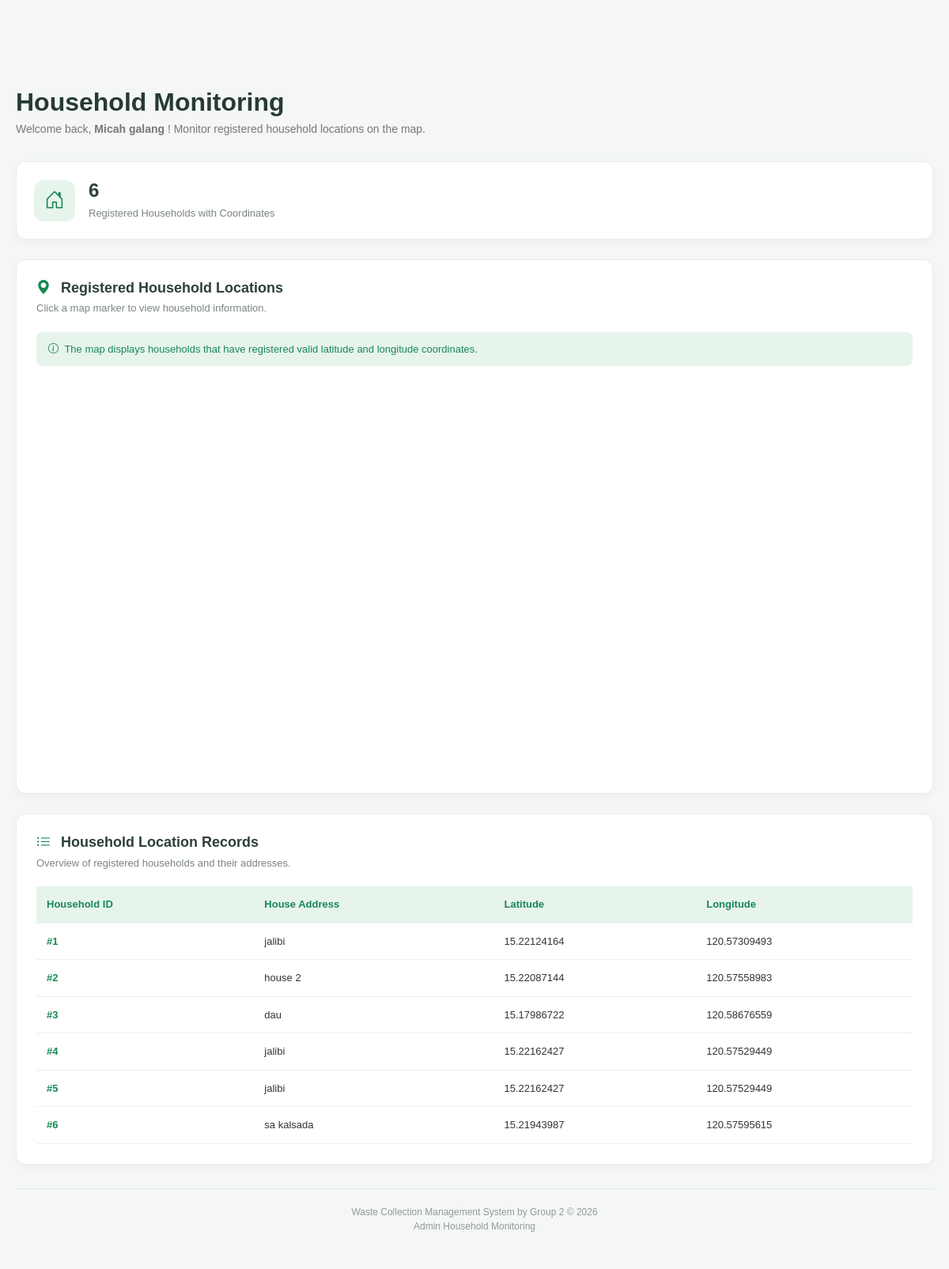
The page /wastesystem_/admin/households.php (signed in) on the database its author committed.
### tables this page shows
CREATE TABLE `households` (
  `id` int(11) NOT NULL,
  `user_id` int(11) NOT NULL,
  `house_address` varchar(255) NOT NULL,
  `latitude` decimal(10,8) DEFAULT NULL,
  `longitude` decimal(11,8) DEFAULT NULL,
  `created_at` timestamp NOT NULL DEFAULT current_timestamp(),
  `group_id` int(11) DEFAULT NULL
);

### wastesystem_/admin/households.php (the view, shortened to what this page needs)
<?php
require_once __DIR__ . "/../config/db_system.php";
try {
    $sql = "
        SELECT id, house_address, latitude, longitude
        FROM households
        WHERE latitude IS NOT NULL
        AND longitude IS NOT NULL
        ORDER BY id ASC
    ";
    $stmt = $pdo->query($sql);
    $households = $stmt->fetchAll(PDO::FETCH_ASSOC);
} catch (PDOException $e) {
    die("Database error: " . htmlspecialchars($e->getMessage()));
}
?>
<!DOCTYPE html>
<html lang="en">
<head>
    <link href="../assets/vendor/bootstrap/css/bootstrap.min.css" rel="stylesheet">
    <link rel="stylesheet"
        href="https://cdn.jsdelivr.net/npm/bootstrap-icons@1.11.3/font/bootstrap-icons.min.css">
</head>
<body>
    <main class="main-container">
        <div class="page-header">
            <h2>Household Monitoring</h2>
            <p>
                Welcome back,
                <strong>
                    <?php echo htmlspecialchars($_SESSION['full_name'] ?? 'Admin'); ?>
                </strong>!
                Monitor registered household locations on the map.
            </p>
        </div>
        <div class="summary-card">
            <div class="summary-icon">
                <i class="bi bi-house-door"></i>
            </div>
            <div>
                <h3><?php echo count($households); ?></h3>
                <p>Registered Households with Coordinates</p>
            </div>
        </div>
        <section class="content-card">
            <div class="card-heading">
                <div>
                    <h5>
                        <i class="bi bi-geo-alt-fill me-2"
                            style="color:#198754;"></i>
                        Registered Household Locations
                    </h5>
                    <p>
                        Click a map marker to view household information.
                    </p>
                </div>
            </div>
            <div class="map-note">
                <i class="bi bi-info-circle me-1"></i>
                The map displays households that have registered valid
                latitude and longitude coordinates.
            </div>
            <div id="map"></div>
        </section>
        <section class="content-card">
            <div class="card-heading">
                <div>
                    <h5>
                        <i class="bi bi-list-ul me-2"
                            style="color:#198754;"></i>
                        Household Location Records
                    </h5>
                    <p>
                        Overview of registered households and their addresses.
                    </p>
                </div>
            </div>
            <div class="table-wrapper">
                <table>
                    <thead>
                        <tr>
                            <th>Household ID</th>
                            <th>House Address</th>
                            <th>Latitude</th>
                            <th>Longitude</th>
                        </tr>
                    </thead>
                    <tbody>
                        <?php if (count($households) > 0): ?>
                            <?php foreach ($households as $house): ?>
                                <tr>
                                    <td class="household-id">
                                        #<?php echo htmlspecialchars($house['id']); ?>
                                    </td>
                                    <td>
                                        <?php echo htmlspecialchars($house['house_address']); ?>
                                    </td>
                                    <td>
                                        <?php echo htmlspecialchars($house['latitude']); ?>
                                    </td>
                                    <td>
                                        <?php echo htmlspecialchars($house['longitude']); ?>
                                    </td>
                                </tr>
                            <?php endforeach; ?>
                        <?php endif; ?>
                    </tbody>
                </table>
            </div>
        </section>
        <div class="dashboard-footer">
            Waste Collection Management System by Group 2
            &copy; <?php echo date("Y"); ?>
            <br>
            Admin Household Monitoring
        </div>
    </main>
</body>
</html>

### wastesystem_/admin/households.php (style rules this page uses)
body { background-color: #f4f7f6; font-family: Arial, sans-serif; color: #333; padding-top: 85px; }
.main-container { max-width: 1250px; margin: auto; padding: 25px 20px; }
.page-header { margin-bottom: 30px; }
.page-header h2 { font-weight: 700; color: #263b32; margin-bottom: 5px; }
.page-header p { color: #777; font-size: 14px; margin-bottom: 0; }
.summary-card { background: white; border: 1px solid #e8eeea; border-radius: 12px; padding: 22px; box-shadow: 0 3px 12px rgba(0, 0, 0, 0.04); display: flex; align-items: center; gap: 17px; margin-bottom: 25px; }
.summary-icon { width: 52px; height: 52px; background-color: #e6f4ec; color: #198754; border-radius: 12px; display: flex; align-items: center; justify-content: center; font-size: 25px; }
.summary-card h3 { font-size: 24px; font-weight: 700; color: #2d4036; margin-bottom: 4px; }
.summary-card p { color: #7a8580; font-size: 13px; margin-bottom: 0; }
.content-card { background: white; border: 1px solid #e8eeea; border-radius: 12px; box-shadow: 0 3px 12px rgba(0, 0, 0, 0.04); padding: 25px; margin-bottom: 25px; }
.card-heading { display: flex; justify-content: space-between; align-items: center; flex-wrap: wrap; gap: 12px; margin-bottom: 20px; }
.card-heading h5 { font-size: 18px; font-weight: 700; color: #2d4036; margin-bottom: 5px; }
.card-heading p { color: #7a8580; font-size: 13px; margin-bottom: 0; }
#map { width: 100%; height: 500px; border-radius: 10px; overflow: hidden; }
.map-note { background: #e6f4ec; color: #198754; padding: 12px 15px; border-radius: 7px; font-size: 13px; margin-bottom: 15px; }
.table-wrapper { overflow-x: auto; }
table { width: 100%; border-collapse: collapse; min-width: 500px; }
th, td { padding: 13px; text-align: left; border-bottom: 1px solid #edf0ed; font-size: 13px; }
th { background: #e6f4ec; color: #198754; font-weight: 600; }
.household-id { color: #198754; font-weight: 700; }
.dashboard-footer { margin-top: 30px; padding: 20px 0; border-top: 1px solid #e2e9e5; color: #929b96; font-size: 12px; text-align: center; }

### rows shown on the page
households: id "1", house_address "jalibi", latitude "15.22124164", longitude "120.57309493"
households: id "2", house_address "house 2", latitude "15.22087144", longitude "120.57558983"
households: id "3", house_address "dau", latitude "15.17986722", longitude "120.58676559"
households: id "4", house_address "jalibi", latitude "15.22162427", longitude "120.57529449"
households: id "5", house_address "jalibi", latitude "15.22162427", longitude "120.57529449"
households: id "6", house_address "sa kalsada", latitude "15.21943987", longitude "120.57595615"

### other values the page prints
$_SESSION['full_name'] "Micah galang"
count($households) "6"
